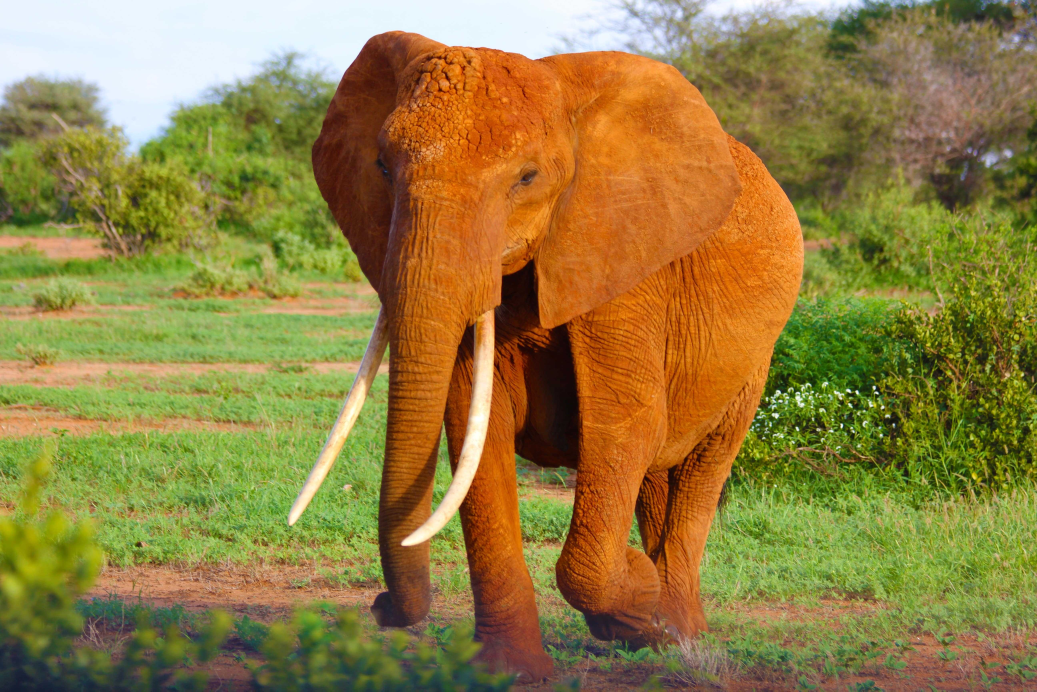
#> input picture Deep Neural Networks/Images_Compressed/Animals Compressed/alessandro-desantis-564-unsplash-min-1-compressed.jpg, 5184 x 3456 px, found by its file name (shown at 1/5 size); its folder holds only this picture in this run
$ jupyter execute --allow-errors 'Image Assignment.ipynb'   (shell and % lines are left out)
#> lines starting #> are read from the running program, lines starting #| are printed output that depends on the picture
# Images Analysis
We are given 4 types of images, and each of the image belongs to one of the following 4 classes:

* Animals
* Birds
* Fish
* Reptiles

For this project we need the following packages and python3 for this project:

* numpy
* pandas
* keras
* opencv2
* os
* sklearn

[cell 1]
import numpy as np
import pandas as pd
import cv2
import keras
import os
import matplotlib.pyplot as plt
from itertools import product

from keras.utils import np_utils
from sklearn.model_selection import train_test_split

from keras.layers import Convolution2D, Dense, Flatten, Dropout, MaxPooling2D
from keras.models import Sequential
from keras.callbacks import ModelCheckpoint
from sklearn.preprocessing import LabelBinarizer

## Data preparation

The images are given in 4 folders, and these 4 folders were decompressed and saved to the current folder. We will be reading these 4 folders and preparing a data frame consisting of the target label _y_ and the Image (numpy matrix)

#> (a cell that did not finish here is left out)

The "Images Compressed" has the following directories. We will use the first part of the directory as the target class name. For example, the "Animals Compressed" directory has all the animal images, and we will use "Animals" as the target label while reading the images of "Animal Compressed" directory.

#> (a cell that did not finish here is left out)

Before going too far, let us check how many images are present in each class. My goal is to use a CNN (Convolutional Neural Network) and neural networks need good amount of data to achieve a better accuracy.

[cell 4]
classes = []
#> (the rest of this cell did not finish here and is left out)

### Classes distribution

[cell 5]
counts_df = pd.DataFrame(classes,columns=('class','count'))
counts_df.index = counts_df['class']
counts_df.drop(['class'],axis=1,inplace=True)
counts_df

#> (a cell that did not finish here is left out)

The number of images in each class is very low. We need to artificially create more images, so that our neural network gets good accuracy. Also the reptiles class is under represented, when compared to other classes. But right now we will ignore this fact, and apply the same transformations to all images.

1. Shift image by 1 pixel to left
2. Shift image by 2 pixels to left
3. Shift image by 1 pixel to right
4. Shift image by 2 pixel to right
5. Shift image by 1 pixel to up
6. Shift image by 2 pixels to up
7. Shift image by 1 pixel to down
8. Shift image by 2 pixel to down

Perform various combinations. For one image, we should get 24 additional images.

These transformations will give us more instances to train neural network.

### Quick check of image size

What is the image size? If the image size is very big it becomes difficult for us to process it. So we will transform the image to 128 X 128 pixels irrespective of its size. Let us display an image and check its size for intution.

[cell 7]
image_name = os.listdir("./Images Compressed/Animals Compressed/")[0]
sample_image = cv2.imread("./Images Compressed/Animals Compressed/"+image_name)
#> sample_image is the input picture: shape (3456, 5184, 3); mean B, G, R 65.9, 127, 146.9
#CV2 reads image in BGR fashion, while matplotlib expects image in RGB fashion.
#So split the image, then reorder the B, G, R Channels to R, G, B, and then display
B, G, R = cv2.split(sample_image)
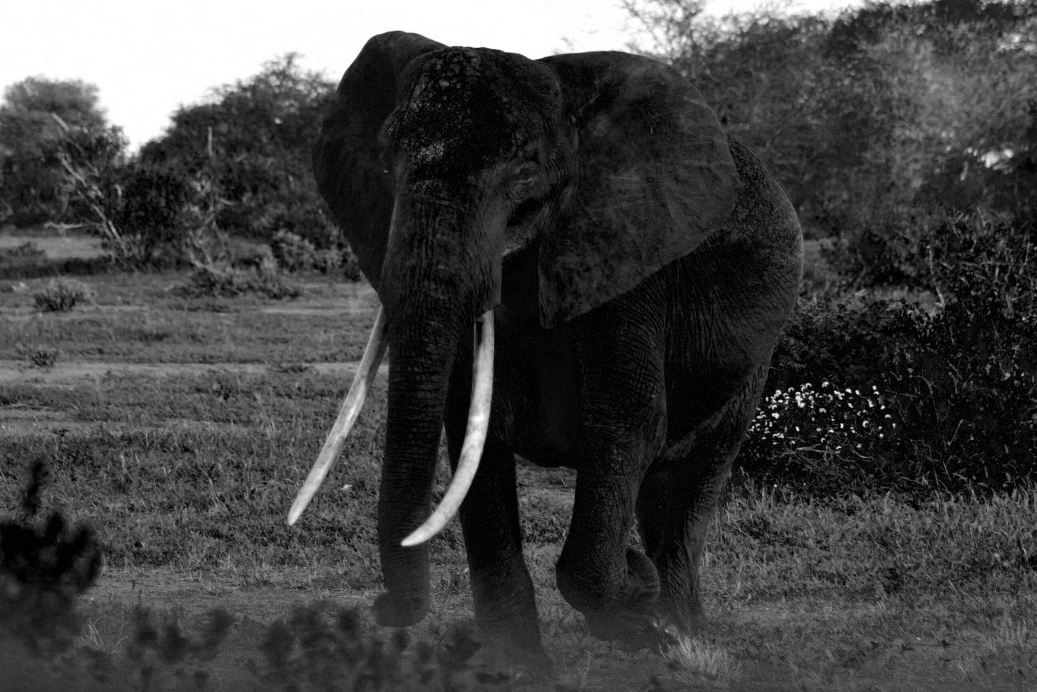
#> B: shape (3456, 5184) (shown at 1/5 size); min 0, max 255, mean 65.9
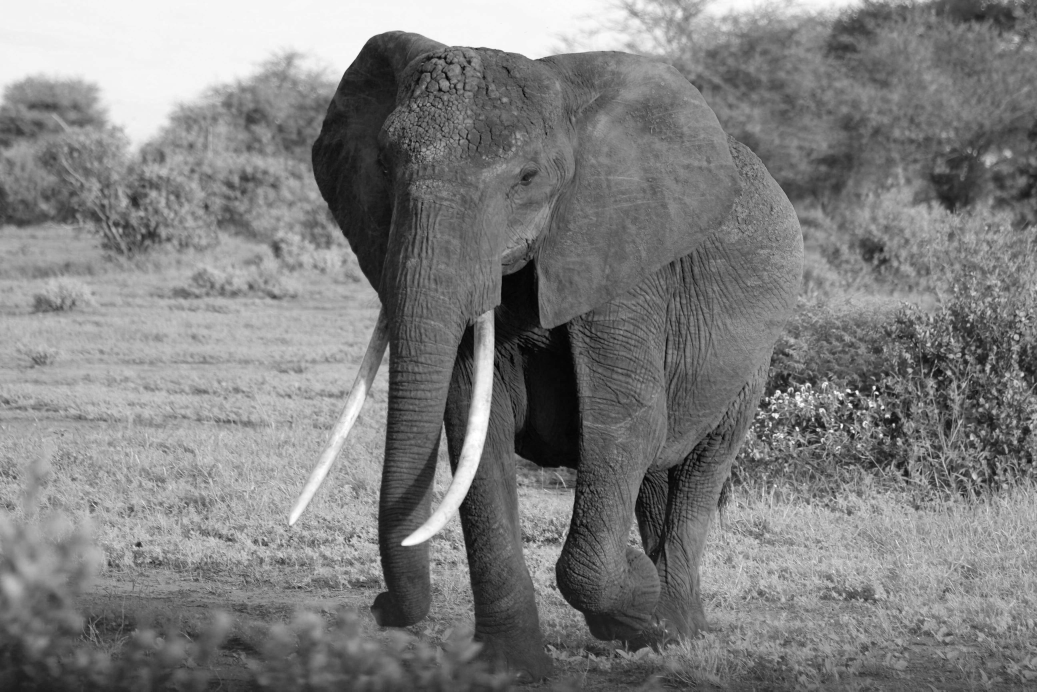
#> G: shape (3456, 5184) (shown at 1/5 size); min 0, max 255, mean 127
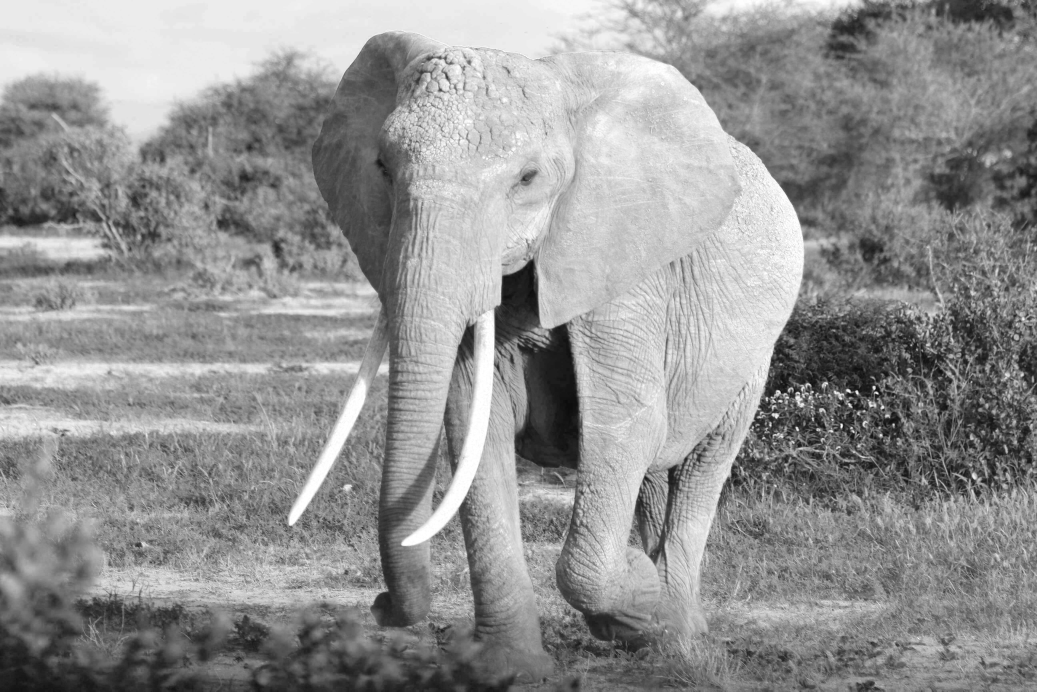
#> R: shape (3456, 5184) (shown at 1/5 size); min 0, max 255, mean 146.9
sample_image = cv2.merge([R, G, B])

plt.imshow(sample_image)

print("Image shape: {}".format(sample_image.shape))
#| Image shape: (3456, 5184, 3)

$ run again, on Deep Neural Networks/Images_Compressed/Animals Compressed/gary-bendig-198736-unsplash-min-compressed.jpg
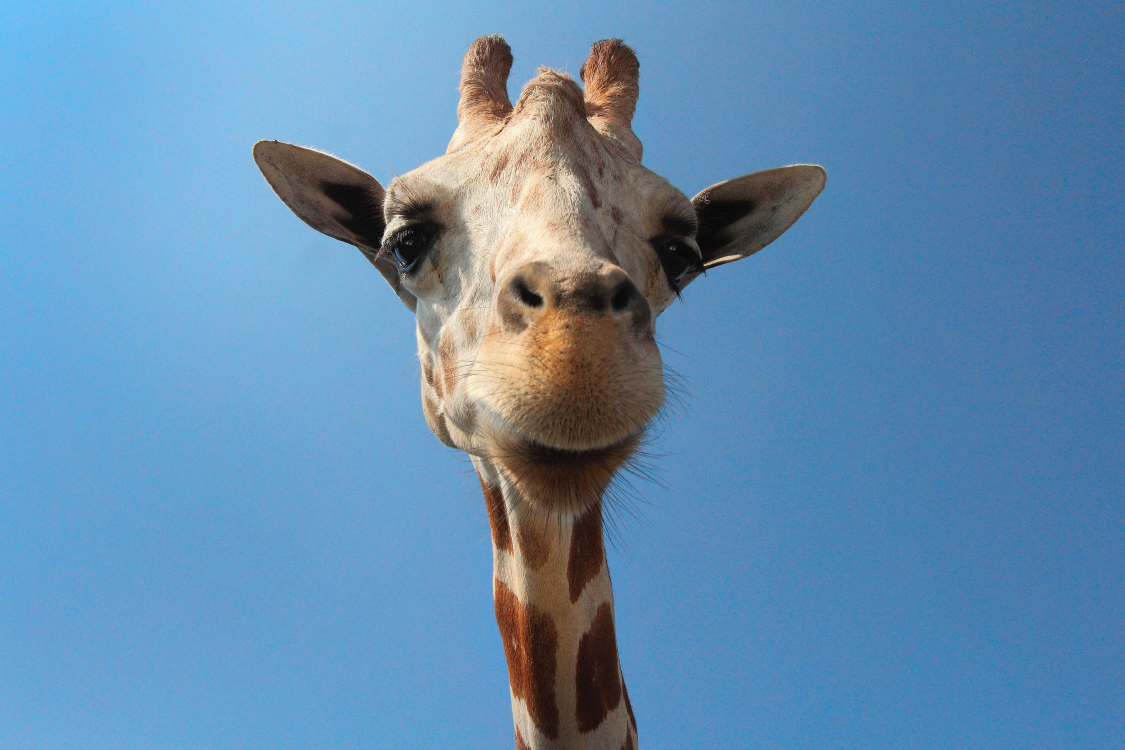
#> input picture Deep Neural Networks/Images_Compressed/Animals Compressed/gary-bendig-198736-unsplash-min-compressed.jpg, 4500 x 3000 px, found by its file name (shown at 1/4 size)
#> sample_image is the input picture: shape (3000, 4500, 3); mean B, G, R 176, 140.7, 98.8
#> `B, G, R = cv2.split(sample_image)`:
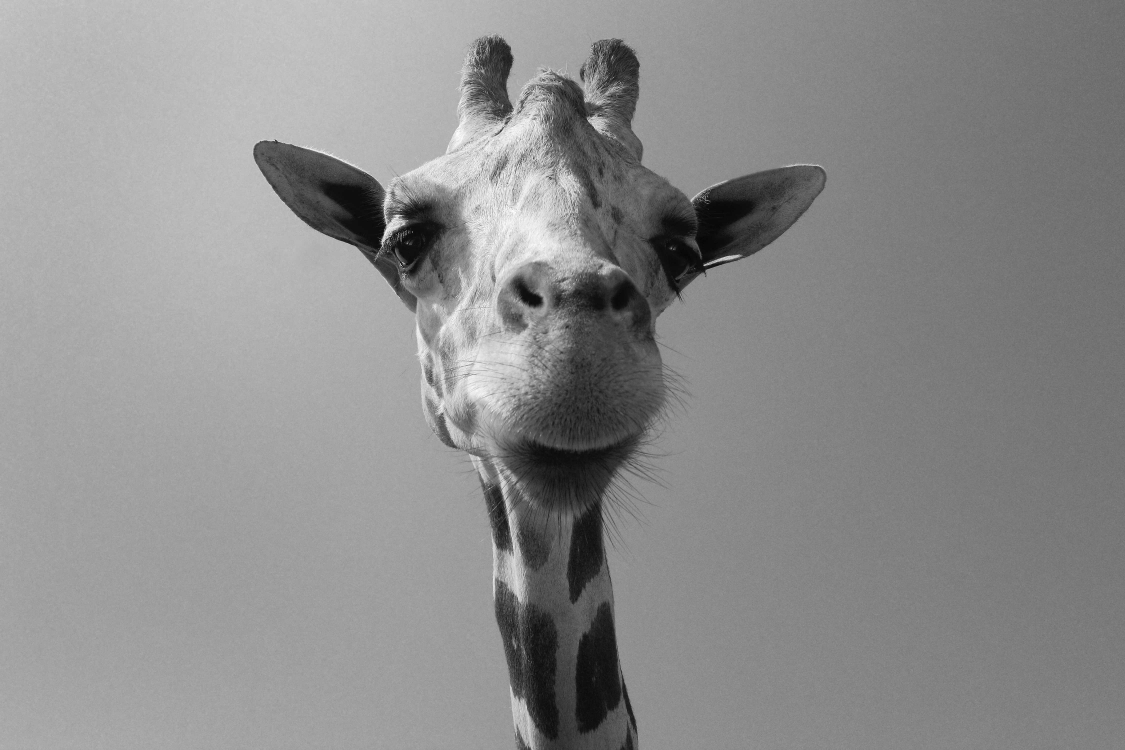
#> G: shape (3000, 4500) (shown at 1/4 size); min 0, max 255, mean 140.7
#> `B, G, R = cv2.split(sample_image)`:
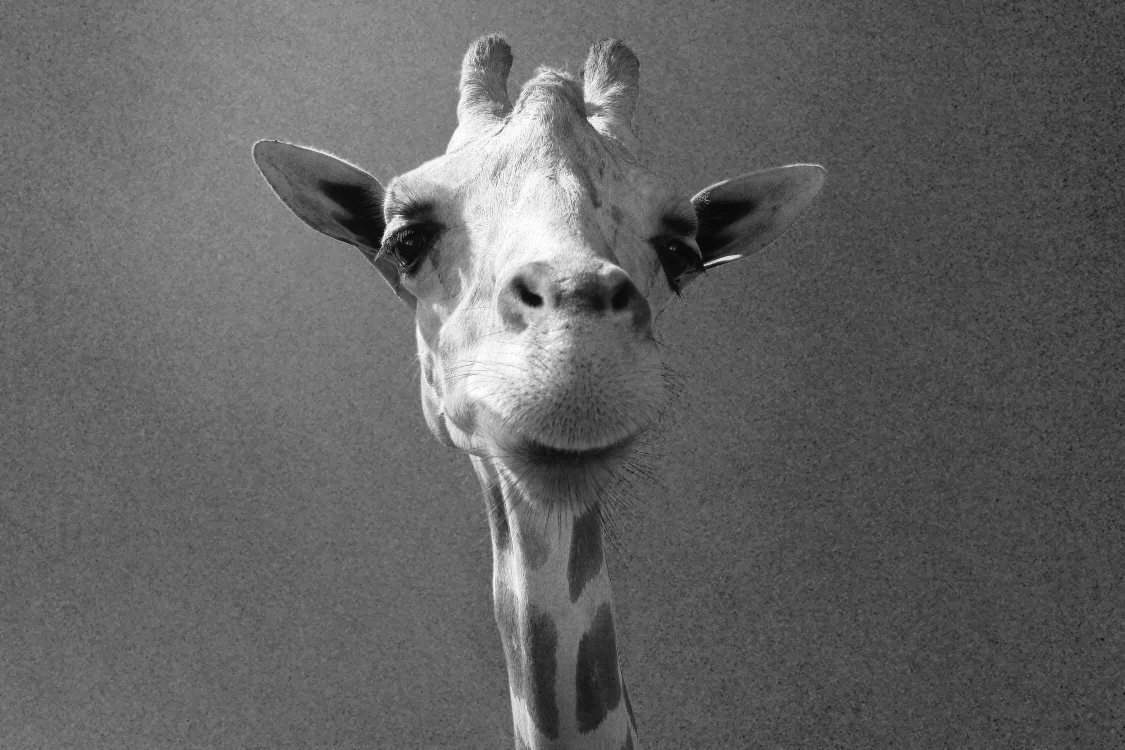
#> R: shape (3000, 4500) (shown at 1/4 size); min 0, max 255, mean 98.8
#| Image shape: (3000, 4500, 3)

$ run again, on Deep Neural Networks/Images_Compressed/Animals Compressed/gwen-weustink-70293-unsplash-min-compressed.jpg
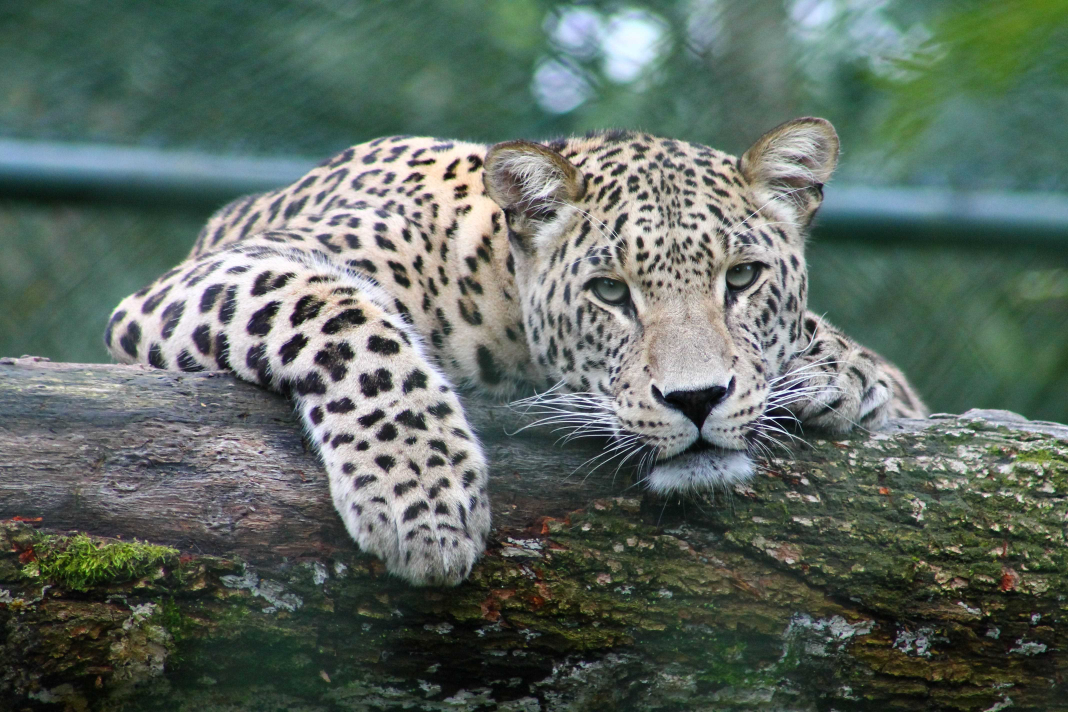
#> input picture Deep Neural Networks/Images_Compressed/Animals Compressed/gwen-weustink-70293-unsplash-min-compressed.jpg, 4272 x 2848 px, found by its file name (shown at 1/4 size)
#> sample_image is the input picture: shape (2848, 4272, 3); mean B, G, R 97.4, 105.4, 93.1
#> `B, G, R = cv2.split(sample_image)`:
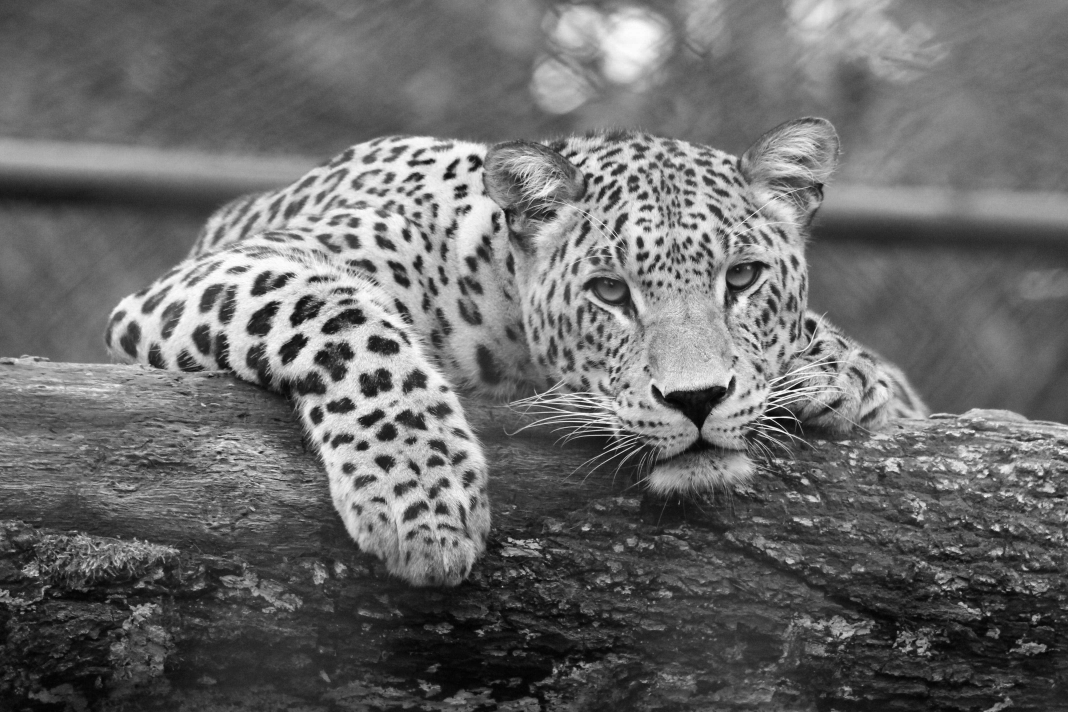
#> G: shape (2848, 4272) (shown at 1/4 size); min 0, max 255, mean 105.4
#> `B, G, R = cv2.split(sample_image)`:
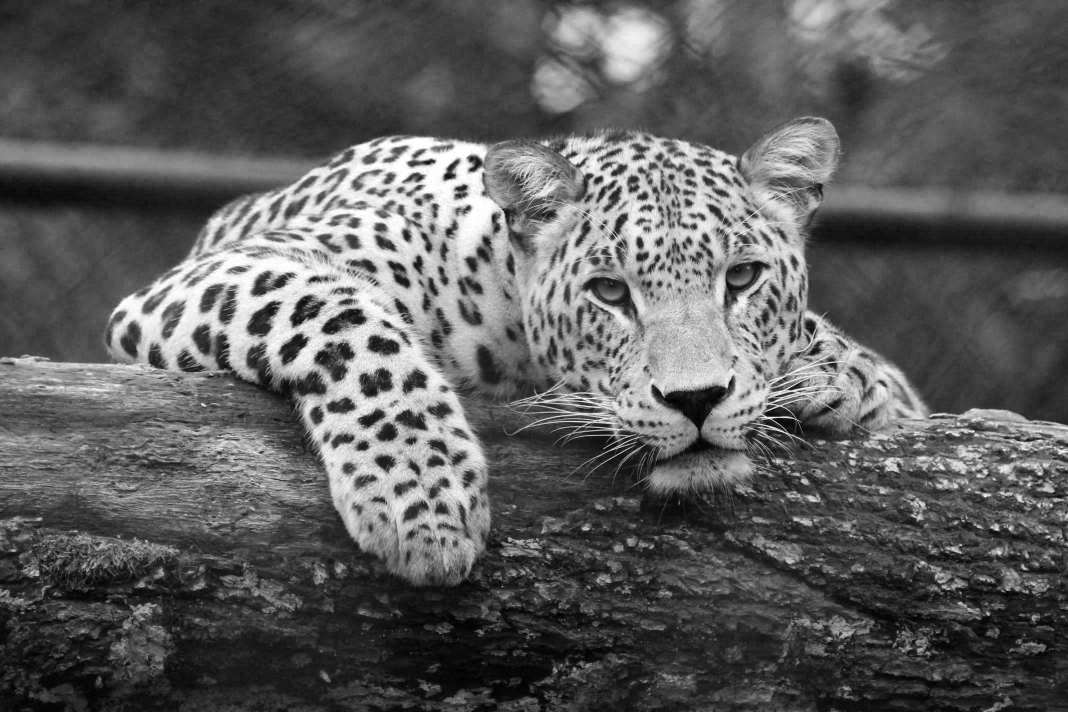
#> R: shape (2848, 4272) (shown at 1/4 size); min 0, max 255, mean 93.1
#| Image shape: (2848, 4272, 3)
